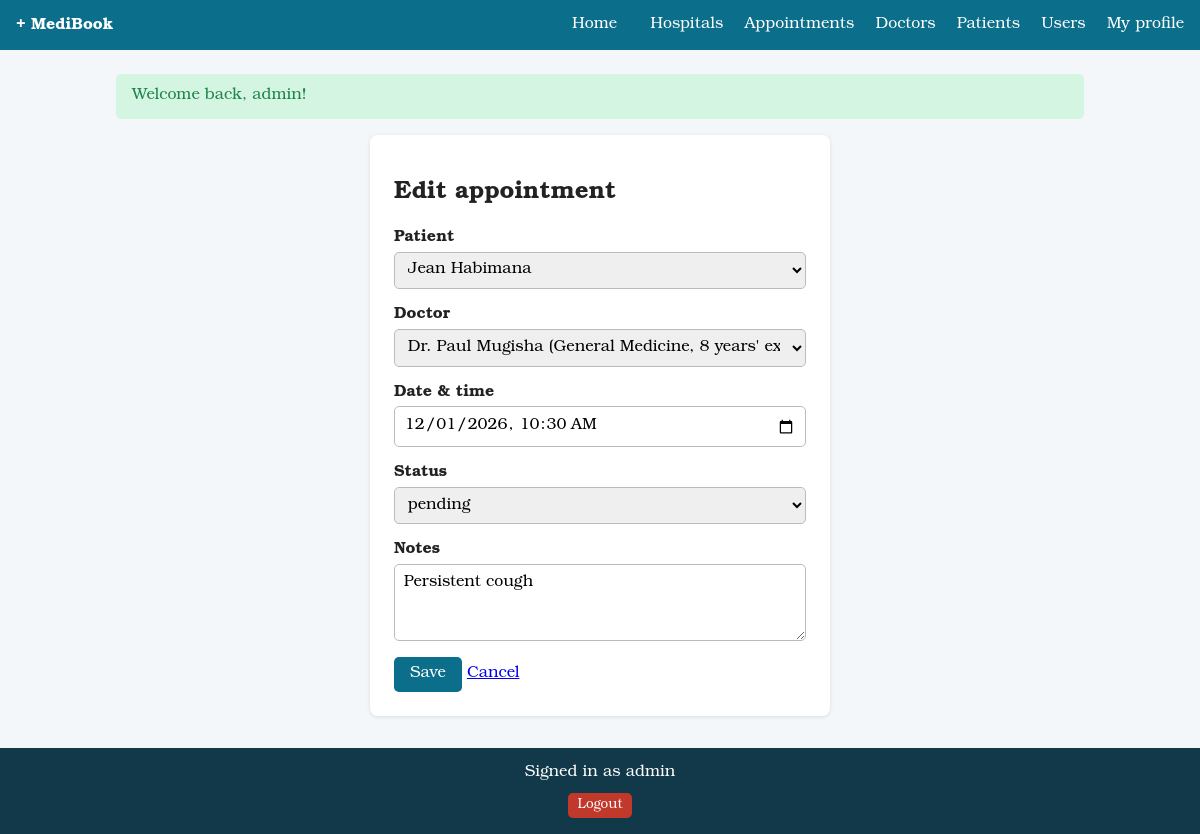
The app's page /index.php?r=appointments/form&id=2 (signed in) with its own data.
### tables this page shows
CREATE TABLE appointments (
    appointment_id   INT AUTO_INCREMENT PRIMARY KEY,
    patient_id       INT NOT NULL,
    doctor_id        INT NOT NULL,
    appointment_date DATETIME NOT NULL,
    status           ENUM('pending','confirmed','completed','cancelled') NOT NULL DEFAULT 'pending',
    notes            VARCHAR(255) NULL,
    CONSTRAINT fk_app_patient FOREIGN KEY (patient_id) REFERENCES patients(patient_id) ON DELETE CASCADE,
    CONSTRAINT fk_app_doctor  FOREIGN KEY (doctor_id)  REFERENCES doctors(doctor_id)  ON DELETE CASCADE,
    CONSTRAINT uq_doctor_slot UNIQUE (doctor_id, appointment_date)
);

CREATE TABLE patients (
    patient_id INT AUTO_INCREMENT PRIMARY KEY,
    user_id    INT NULL UNIQUE,
    full_name  VARCHAR(100) NOT NULL,
    dob        DATE NOT NULL,
    gender     ENUM('Male','Female','Other') NOT NULL,
    phone      VARCHAR(20) NOT NULL,
    CONSTRAINT fk_patient_user FOREIGN KEY (user_id) REFERENCES users(user_id) ON DELETE SET NULL
);

CREATE TABLE doctors (
    doctor_id      INT AUTO_INCREMENT PRIMARY KEY,
    full_name      VARCHAR(100) NOT NULL,
    specialization VARCHAR(80)  NOT NULL,
    phone          VARCHAR(20)  NOT NULL,
    department     VARCHAR(80)  NOT NULL,
    experience_years SMALLINT UNSIGNED NOT NULL DEFAULT 0
);

### app/core/bootstrap.php (called while the page is built, shortened)
<?php
function db(): PDO
{
    static $pdo = null;
    if ($pdo === null) {
        $c = $GLOBALS['config']['db'];
        $pdo = new PDO(
            "mysql:host={$c['host']};dbname={$c['name']};charset=utf8mb4",
            $c['user'], $c['pass'],
            [
                PDO::ATTR_ERRMODE            => PDO::ERRMODE_EXCEPTION,
                PDO::ATTR_DEFAULT_FETCH_MODE => PDO::FETCH_ASSOC,
                PDO::ATTR_EMULATE_PREPARES   => false,
            ]
        );
    }
    return $pdo;
}
function e(?string $v): string
{
    return htmlspecialchars((string)$v, ENT_QUOTES, 'UTF-8');
}
function current_user(): ?array
{
    return $_SESSION['user'] ?? null;
}
function is_staff(): bool
{
    return current_user() && in_array(current_user()['role'], ['admin', 'staff'], true);
}
function view(string $name, array $data = []): void
{
    extract($data);
    require __DIR__ . '/../views/layout/header.php';
    require __DIR__ . "/../views/$name.php";
    require __DIR__ . '/../views/layout/footer.php';
}

### app/controllers/AppointmentController.php (called while the page is built, shortened)
<?php
class AppointmentController
{
    public static function form(): void
    {
        $id = (int)($_GET['id'] ?? 0);
        if ($id) {
            $s = db()->prepare('SELECT * FROM appointments WHERE appointment_id = ?');
            $s->execute([$id]);
            $a = $s->fetch();
        }
        if (is_staff()) {
            $patients = db()->query('SELECT patient_id, full_name FROM patients ORDER BY full_name')->fetchAll();
        } else {
            $stmt = db()->prepare('SELECT patient_id, full_name FROM patients WHERE user_id = ? ORDER BY full_name');
            $stmt->execute([current_user()['id']]);
            $patients = $stmt->fetchAll();
            if (!$patients) { http_response_code(403); exit('Your patient profile is missing. Please contact hospital staff.'); }
        }
        $doctors  = db()->query('SELECT doctor_id, full_name, specialization, experience_years FROM doctors ORDER BY full_name')->fetchAll();
        $statuses = self::STATUSES;
        view('appointments/form', compact('a', 'patients', 'doctors', 'statuses'));
    }
}

### public/index.php (called while the page is built, shortened)
<?php
require __DIR__ . '/../app/core/bootstrap.php';
$routes = [
    'home/index'          => ['HomeController', 'index'],
    'hospitals/index'     => ['HospitalController', 'index'],
    'hospitals/form'      => ['HospitalController', 'form'],
    'hospitals/save'      => ['HospitalController', 'save'],
    'hospitals/delete'    => ['HospitalController', 'delete'],
    'auth/login'          => ['AuthController', 'login'],
    'auth/staff'          => ['AuthController', 'staffLogin'],
    'auth/register'       => ['AuthController', 'register'],
    'auth/logout'         => ['AuthController', 'logout'],
    'patients/index'      => ['PatientController', 'index'],
    'patients/form'       => ['PatientController', 'form'],
    'patients/save'       => ['PatientController', 'save'],
    'patients/delete'     => ['PatientController', 'delete'],
    'doctors/index'       => ['DoctorController', 'index'],
    'doctors/form'        => ['DoctorController', 'form'],
    'doctors/save'        => ['DoctorController', 'save'],
    'doctors/delete'      => ['DoctorController', 'delete'],
    'appointments/index'  => ['AppointmentController', 'index'],
    'appointments/form'   => ['AppointmentController', 'form'],
    'appointments/save'   => ['AppointmentController', 'save'],
    'appointments/delete' => ['AppointmentController', 'delete'],
    'users/index'         => ['UserController', 'index'],
    'users/form'          => ['UserController', 'form'],
    'users/save'          => ['UserController', 'save'],
    'users/role'          => ['UserController', 'role'],
    'users/delete'        => ['UserController', 'delete'],
    'profile/edit'        => ['UserController', 'profile'],
    'profile/save'        => ['UserController', 'profileSave'],
    'api/search'          => ['ApiController', 'search'],
];
$r = $_GET['r'] ?? 'home/index';
[$class, $method] = $routes[$r];
$class::$method();

### app/views/appointments/form.php (the view, shortened to what this page needs)
<section class="card narrow">
  <h1><?= $a ? 'Edit' : 'Book' ?> appointment</h1>
  <form method="post" action="index.php?r=appointments/save" data-validate novalidate>
    <?php if (is_staff()): ?><label>Patient
      <select name="patient_id" required>
        <?php foreach ($patients as $p): ?>
          <option value="<?= (int)$p['patient_id'] ?>" <?= (int)($a['patient_id'] ?? 0) === (int)$p['patient_id'] ? 'selected' : '' ?>><?= e($p['full_name']) ?></option>
        <?php endforeach; ?>
      </select>
    </label><?php else: ?>
      <p><strong>Patient:</strong> <?= e($patients[0]['full_name']) ?></p>
      <input type="hidden" name="patient_id" value="<?= (int)$patients[0]['patient_id'] ?>">
    <?php endif; ?>
    <label>Doctor
      <select name="doctor_id" required>
        <?php foreach ($doctors as $d): ?>
          <option value="<?= (int)$d['doctor_id'] ?>" <?= (int)($a['doctor_id'] ?? 0) === (int)$d['doctor_id'] ? 'selected' : '' ?>><?= e($d['full_name']) ?> (</option>
        <?php endforeach; ?>
      </select>
    </label>
    <label>Date &amp; time
      <input type="datetime-local" name="appointment_date" required value="<?= $a ? e(date('Y-m-d\TH:i', strtotime($a['appointment_date']))) : '' ?>">
    </label>
    <?php if (is_staff()): ?>
    <label>Status
      <select name="status">
        <?php foreach ($statuses as $s): ?>
          <option <?= ($a['status'] ?? 'pending') === $s ? 'selected' : '' ?>><?= e($s) ?></option>
        <?php endforeach; ?>
      </select>
    </label>
    <?php endif; ?>
    <label>Notes <textarea name="notes" maxlength="255" rows="3"><?= e($a['notes'] ?? '') ?></textarea></label>
    <button class="btn" type="submit">Save</button> <a href="index.php?r=appointments/index">Cancel</a>
  </form>
</section>

### public/assets/css/style.css (style rules this page uses)
:root { --primary:#0b6e8a;--bg:#f4f7f9;--danger:#c0392b;--ok:#1e8449; --font:"Bookman Old Style",Bookman,"URW Bookman","Bookman URW","ITC Bookman",Georgia,serif }
*,*::before,*::after { box-sizing:border-box;font-family:var(--font) }
body { margin:0;font-family:var(--font);background:var(--bg);color:#222 }
.card { background:#fff;padding:1.5rem;border-radius:8px;box-shadow:0 1px 4px rgba(0,0,0,.1) }
.narrow { max-width:460px;margin:0 auto }
label { display:block;margin-bottom:1rem;font-weight:600 }
input,select,textarea { display:block;width:100%;padding:.55rem;margin-top:.3rem;border:1px solid #bbb;border-radius:5px;font-family:var(--font);font-size:1rem }
.btn { display:inline-block;background:var(--primary);color:#fff;padding:.5rem 1rem;border:0;border-radius:5px;text-decoration:none;cursor:pointer;font-family:var(--font);font-size:1rem }
h1,h2,h3 { font-family:var(--font) }

### records on screen
appointments: patient_id "Jean Habimana", doctor_id "Dr. Paul Mugisha (General Medicine, 8 years' experience)", appointment_date "12/01/2026 10:30", notes "Persistent cough"

### other values on screen
$flash['msg'] "Welcome back, admin!"
$me['username'] "admin"
form field status "pending"
